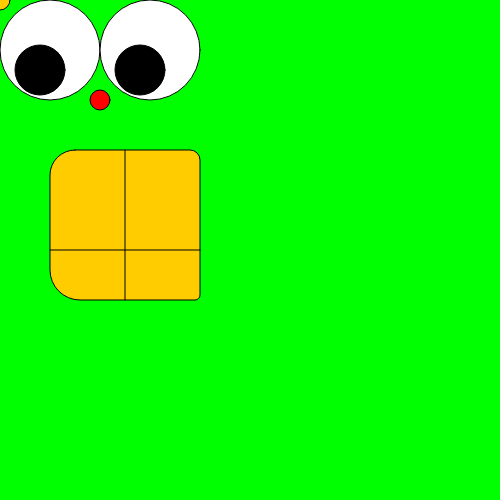
Frame 1 (no input)
Frame 60 (no input): identical to frame 1, image omitted
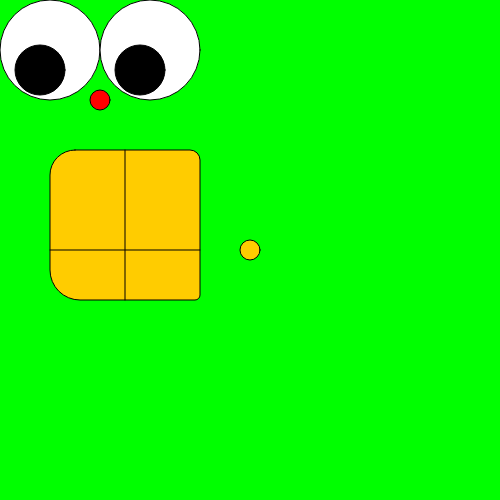
Frame 120 (the mouse pressed at the canvas centre since frame 60)

The p5.js sketch that drew these frames (run headless with seeded random() and noise() and a simulated clock; from frame 60 on, the mouse is pressed at the canvas centre):

// p5.js sketch
// ── sketch.js
var pupilY = 70;
var pupilX = 40;
var noseX = 100;
var noseY = 100;

var canvasWidth = 0;
var canvasHeight = 0;


function setup() {
  createCanvas(500,500);
  console.log("current width: " + width);
  console.log("current height: " + height);
  canvasWidth = width;
  canvasHieght = height;
  var test = 100;
  background(255,0,0);
  //available only in the setup
}

function draw() {
  background(0,255,0);
  //console.log(canvasWidth);
  //if I create a variable here its only available in draw
  var noseColor = color(255,0,0);

  fill(255);
  //eye1
  ellipse(50,50,100,100);
  //eye2
  ellipse(150,50,100,100);
  
  //pupil1
  fill(0);
  ellipse(pupilX,pupilY,50,50);
  //pupil2
  ellipse(pupilX+100,pupilY,50,50);
  
  fill(255);
  //nose
  fill(noseColor);
  ellipse(noseX,noseY, 20,20);
  
  //teeth
  fill(255, 204, 0);
  rect(50,150,150,150,25,10,5,30);
  
  line(50,250,200,250);
  line(125,150,125,300);
  
  //triangle(250,0, 300,250, 150, 250);
  
  //quad(38, 31, 86, 20, 69, 63, 30, 76);
  
  //point(400, 400);
  
  //arc(50, 55, 50, 50, 0, HALF_PI);
  
  ellipse(mouseX,mouseY, 20,20);
}
